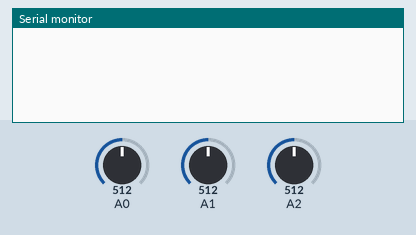
The program below on a simulated Arduino Uno, built with avr-gcc and run on an emulated ATmega328P. Parts: the last lines printed to the serial monitor. The inputs (shaded band) are chosen by the test bench; at power-on: A0 = 512, A1 = 512, A2 = 512.

Above: at 1.2 s.
1.3 s: A0 set to 190
At 2.1 s:
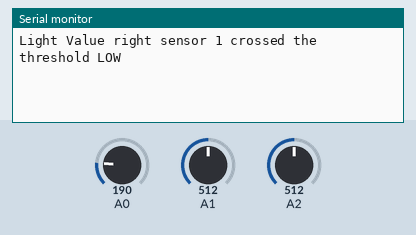
2.8 s: A1 set to 190
At 3.2 s:
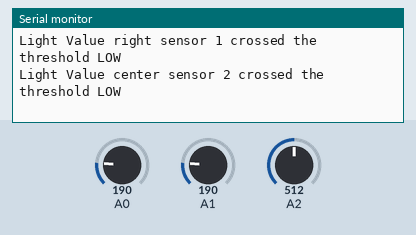
4.3 s: A2 set to 190
At 5.5 s:
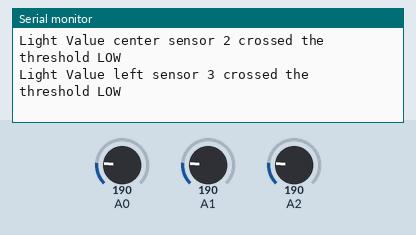

Measured:
- after the input at 1.3 s, the serial monitor: prints a new line at once (image 1)
- after the input at 2.8 s, the serial monitor: prints a new line at once (image 2)
- after the input at 4.3 s, the serial monitor: prints a new line at once (image 3)

The program:

main.cpp
```cpp
#include <Arduino.h>

int lastlightValue1 = 0;
int lastlightValue2 = 0;
int lastlightValue3 = 0;
int threshold = 200;
// what is the threshold for light vs darkness? dark > 200 to 400, light > 700 to 800

void setup() {
  Serial.begin(9600);
  pinMode (A0, INPUT);
  pinMode (A1, INPUT);
  pinMode (A2, INPUT);
  pinMode (A3, INPUT);
}

void loop() {
  // Sensor 1
 int lightValue1 = analogRead(A0);
  // if it's below the threshold?
  if (lightValue1 <= threshold) {
     if (lastlightValue1 > threshold) {
        // the sensor just crossed the threshold
        Serial.println("Light Value right sensor 1 crossed the threshold LOW");
     }
  }
  lastlightValue1 = lightValue1;

// Sensor 2
  int lightValue2 = analogRead(A1);
  if (lightValue2 <= threshold) {
     if (lastlightValue2 > threshold) {
        // the sensor just crossed the threshold
        Serial.println("Light Value center sensor 2 crossed the threshold LOW");
     }
  }
  lastlightValue2 = lightValue2;

  // Sensor 3
  int lightValue3 = analogRead(A2);
  if (lightValue3 <= threshold) {
     if (lastlightValue3 > threshold) {
        // the sensor just crossed the threshold
        Serial.println("Light Value left sensor 3 crossed the threshold LOW");
     }
  }
  lastlightValue3 = lightValue3;
}
```
